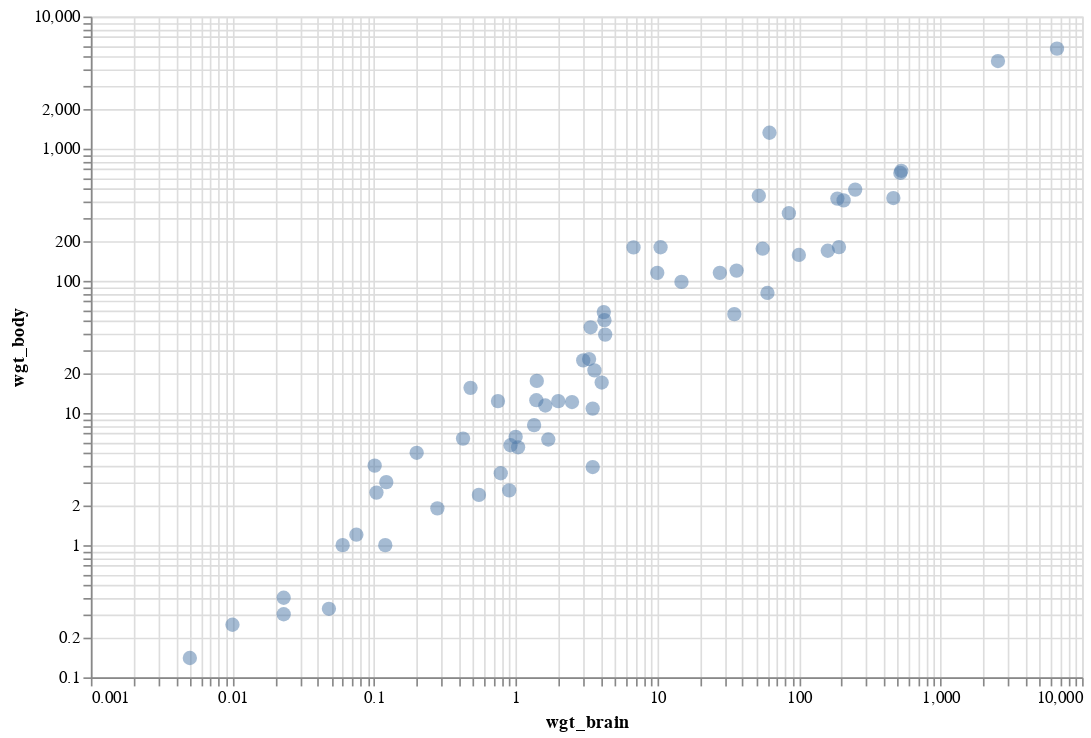

This figure's notebook cell:
### Code cell
# Logarithmic Scale
log_points = alt.Chart(brain_body_df).mark_circle(size=75, opacity=0.5).encode(
    x=alt.X("wgt_brain:Q", 
          scale=alt.Scale(type="log")),
    y=alt.Y("wgt_body:Q", scale=alt.Scale(type="log"))
).properties(
    width=600,
    height=400
)

log_points

### Figure 1 — Vega-Lite specification as saved in the notebook (floating-point values rounded to 4 significant figures)
{"$schema": "https://vega.github.io/schema/vega-lite/v3.4.0.json", "config": {"background": "white", "mark": {"tooltip": null}, "view": {"height": 300, "width": 400}}, "data": {"name": "data-48846aca9b32b33836fb792fa73ab9d5"}, "datasets": {"data-48846aca9b32b33836fb792fa73ab9d5": [{"wgt_body": 44.5, "wgt_brain": 3.385}, {"wgt_body": 15.5, "wgt_brain": 0.48}, {"wgt_body": 8.1, "wgt_brain": 1.35}, {"wgt_body": 423, "wgt_brain": 465}, {"wgt_body": 119.5, "wgt_brain": 36.33}, {"wgt_body": 115, "wgt_brain": 27.66}, {"wgt_body": 98.2, "wgt_brain": 14.83}, {"wgt_body": 5.5, "wgt_brain": 1.04}, {"wgt_body": 58, "wgt_brain": 4.19}, {"wgt_body": 6.4, "wgt_brain": 0.425}, {"wgt_body": 4, "wgt_brain": 0.101}, {"wgt_body": 5.7, "wgt_brain": 0.92}, {"wgt_body": 6.6, "wgt_brain": 1}, {"wgt_body": 0.14, "wgt_brain": 0.005}, {"wgt_body": 1, "wgt_brain": 0.06}, {"wgt_body": 10.8, "wgt_brain": 3.5}, {"wgt_body": 12.3, "wgt_brain": 2}, {"wgt_body": 6.3, "wgt_brain": 1.7}, {"wgt_body": 4603, "wgt_brain": 2547}, {"wgt_body": 0.3, "wgt_brain": 0.023}, {"wgt_body": 419, "wgt_brain": 187.1}, {"wgt_body": 655, "wgt_brain": 521}, {"wgt_body": 3.5, "wgt_brain": 0.785}, {"wgt_body": 115, "wgt_brain": 10}, {"wgt_body": 25.6, "wgt_brain": 3.3}, {"wgt_body": 5, "wgt_brain": 0.2}, {"wgt_body": 17.5, "wgt_brain": 1.41}, {"wgt_body": 680, "wgt_brain": 529}, {"wgt_body": 406, "wgt_brain": 207}, {"wgt_body": 325, "wgt_brain": 85}, {"wgt_body": 12.3, "wgt_brain": 0.75}, {"wgt_body": 1320, "wgt_brain": 62}, {"wgt_body": 5712, "wgt_brain": 6654}, {"wgt_body": 3.9, "wgt_brain": 3.5}, {"wgt_body": 179, "wgt_brain": 6.8}, {"wgt_body": 56, "wgt_brain": 35}, {"wgt_body": 17, "wgt_brain": 4.05}, {"wgt_body": 1, "wgt_brain": 0.12}, {"wgt_body": 0.4, "wgt_brain": 0.023}, {"wgt_body": 0.25, "wgt_brain": 0.01}, {"wgt_body": 12.5, "wgt_brain": 1.4}, {"wgt_body": 490, "wgt_brain": 250}, {"wgt_body": 12.1, "wgt_brain": 2.5}, {"wgt_body": 175, "wgt_brain": 55.5}, {"wgt_body": 157, "wgt_brain": 100}, {"wgt_body": 440, "wgt_brain": 52.16}, {"wgt_body": 179.5, "wgt_brain": 10.55}, {"wgt_body": 2.4, "wgt_brain": 0.55}, {"wgt_body": 81, "wgt_brain": 60}, {"wgt_body": 21, "wgt_brain": 3.6}, {"wgt_body": 39.2, "wgt_brain": 4.288}, {"wgt_body": 1.9, "wgt_brain": 0.28}, {"wgt_body": 1.2, "wgt_brain": 0.075}, {"wgt_body": 3, "wgt_brain": 0.122}, {"wgt_body": 0.33, "wgt_brain": 0.048}, {"wgt_body": 180, "wgt_brain": 192}, {"wgt_body": 25, "wgt_brain": 3}, {"wgt_body": 169, "wgt_brain": 160}, {"wgt_body": 2.6, "wgt_brain": 0.9}, {"wgt_body": 11.4, "wgt_brain": 1.62}, {"wgt_body": 2.5, "wgt_brain": 0.104}, {"wgt_body": 50.4, "wgt_brain": 4.235}]}, "encoding": {"x": {"field": "wgt_brain", "scale": {"type": "log"}, "type": "quantitative"}, "y": {"field": "wgt_body", "scale": {"type": "log"}, "type": "quantitative"}}, "height": 400, "mark": {"opacity": 0.5, "size": 75, "type": "circle"}, "width": 600}
